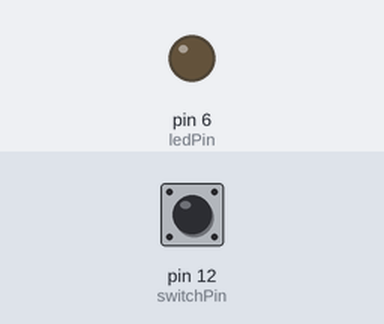
Bench run of a sketch on a simulated Arduino Uno, built with avr-gcc and run on an emulated ATmega328P. On the bench: output pins drawn as LEDs (lit = HIGH). Inputs (shaded band) come from the test bench; at power-on: pin 12 (switchPin) HIGH.

Above: at 1.2 s.
1.3 s: pin 12 (switchPin) pulled LOW for 0.15 s
At 2.4 s:
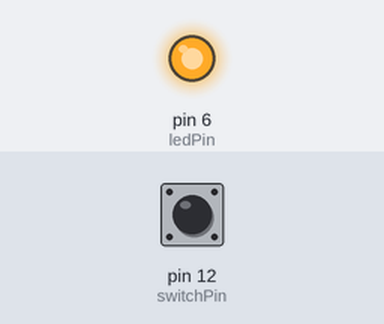
2.9 s: pin 12 (switchPin) pulled LOW for 1 s
At 3.6 s:
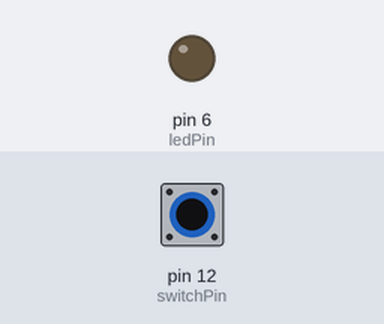
5.4 s: pin 12 (switchPin) pulled LOW for 3.2 s
At 6.8 s:
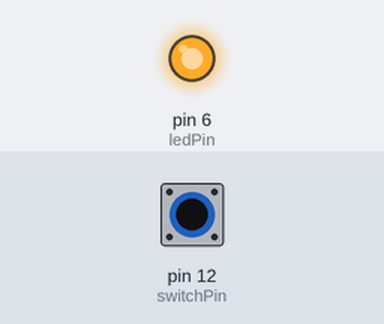
Timing chart, 0 to 8.4 s (numbered marks = the images above; inputs shaded):
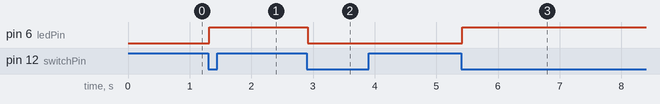

Measured:
- after the input at 1.3 s, pin 6 (ledPin): LOW → HIGH at once
- after the input at 2.9 s, pin 6 (ledPin): HIGH → LOW at once
- after the input at 5.4 s, pin 6 (ledPin): LOW → HIGH at once

The sketch:

Flash_Grenade.ino
```cpp
#define ledPin 6

unsigned int timer1Start = 65335;
char bounceCount = 0;
unsigned int sw12hist = 0;
unsigned int MASK = 0b1111000000001111;
unsigned int sw12masked = 0;
bool flipped = 0;

void setup() {

  pinMode(ledPin, OUTPUT); //ledPin
  pinMode(12, INPUT_PULLUP); // switchPin

  noInterrupts();
  TCCR1A = 0;
  TCCR1B = B00000010; // Prescale Timer1 to 8
  TCNT1 = timer1Start; // Timer1 is set to interupt every 0.0001 seconds
  TIMSK1 = B00000001; // Enable timer1 Overflow Interupt
  interrupts();

}

ISR(TIMER1_OVF_vect) { // Timer1 is set to interupt every 0.0001 seconds

  TCNT1 = timer1Start; // Set the timer start value as defined in setup()

  bounceCount++;
  if (bounceCount >= 50){
    bounceCount = 0;
    sw12hist = sw12hist << 1;
    sw12hist |= digitalRead(12);
  }
}


void loop() {

  if ((sw12hist & MASK) == 0xF000 && !flipped){
    digitalWrite(ledPin, !digitalRead(ledPin)); // Flip-flop the LED
    flipped = 1;
  }
  else if ((sw12hist & MASK) == 0x000F && flipped){
    flipped = 0;
  }
}


/*
void keyRead(){
  sw12masked = sw12hist & MASK;

  if (sw12masked == 0xF000){
    sw12hist = 0xFFFF;
    pressed = 12;
  }
  else if (sw12masked == 0x0000){
    down = 12;
  }
  else if (sw12masked == 0x000F){
    sw12hist = 0x0000;
    released = 12;
  }
  else if (sw12masked == 0xF00F){
    up = 12;
  }
  return;
}
*/
```
